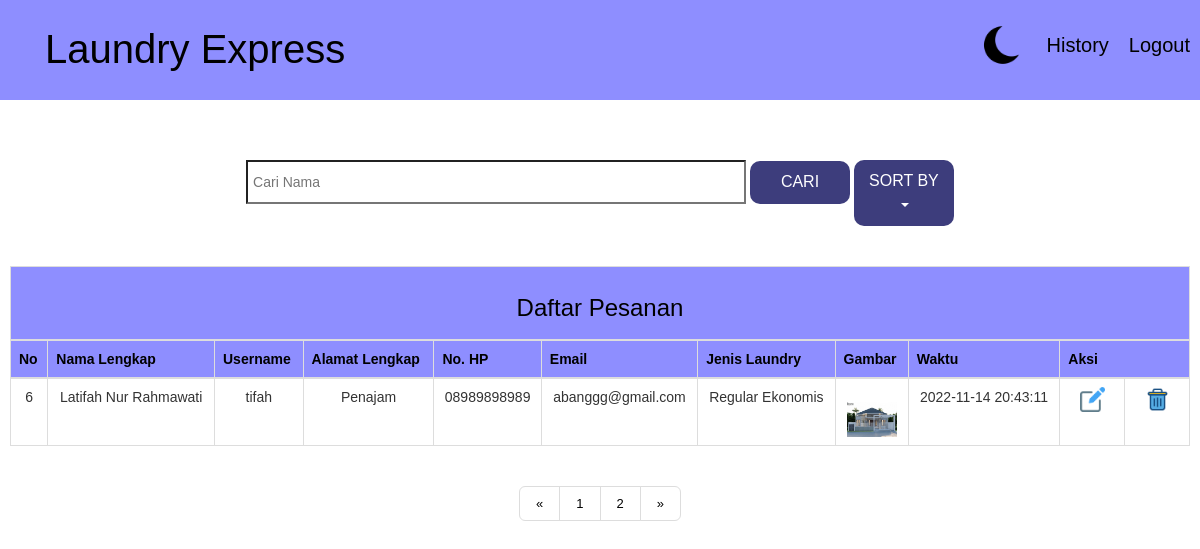
The page /beranda-admin.php?halaman=2 on the database as committed earlier.
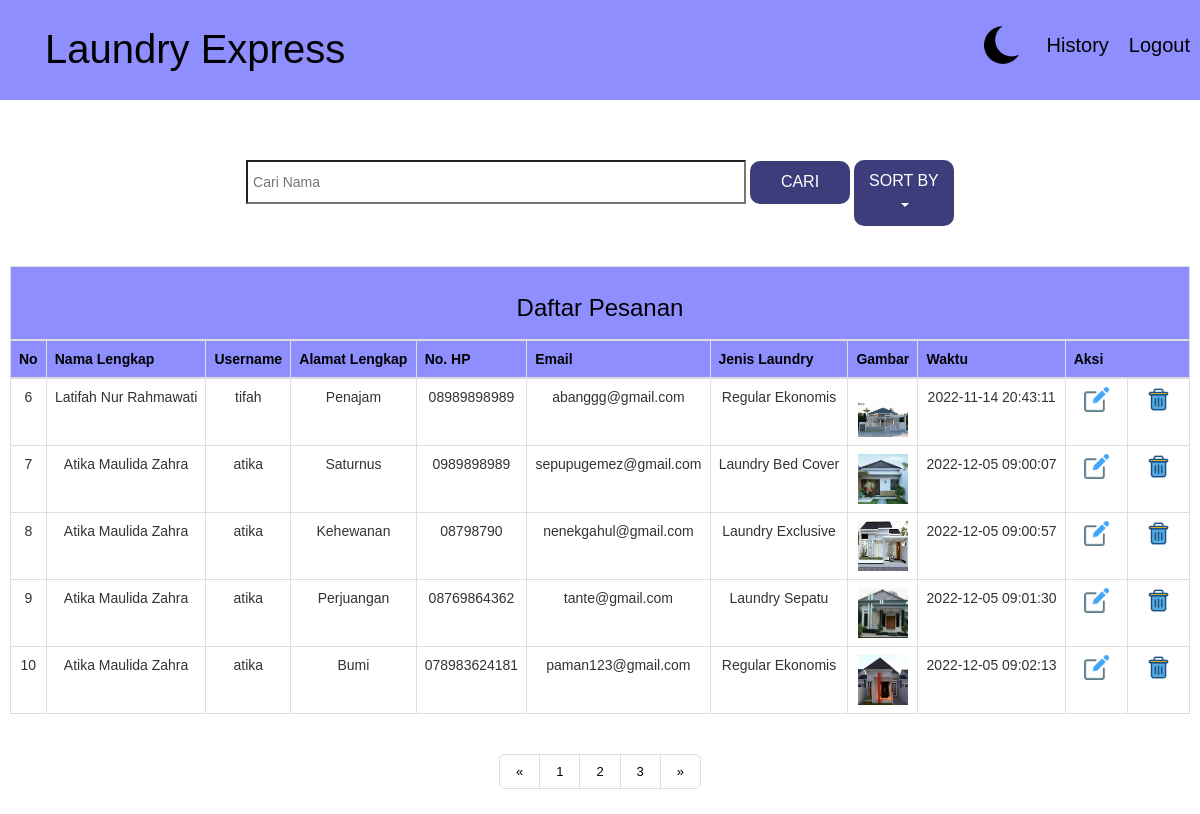
The same page on the database as committed later.
### tables this page shows
CREATE TABLE `laundry` (
  `id` int(11) NOT NULL,
  `id_user` int(11) NOT NULL,
  `nama` varchar(100) NOT NULL,
  `alamat` text NOT NULL,
  `telpon` varchar(25) NOT NULL,
  `email` varchar(100) NOT NULL,
  `jenis` varchar(100) NOT NULL
);

CREATE TABLE `user` (
  `id_user` int(11) NOT NULL,
  `nama` varchar(255) NOT NULL,
  `username` varchar(255) NOT NULL,
  `password` text NOT NULL
);

CREATE TABLE `gambar` (
  `id_gambar` int(11) NOT NULL,
  `id` int(11) NOT NULL,
  `nama_file` varchar(64) NOT NULL,
  `file` varchar(64) NOT NULL,
  `waktu` datetime NOT NULL
);

### beranda-admin.php (the view, shortened to what the changed rows need)
<?php
require "koneksi.php";
?>
<!DOCTYPE html>
<html lang="en">
<head>
    <link rel="stylesheet" href="css/styleData.css">
    <link rel="stylesheet" href="css/stylesheet.css">
    <link rel="stylesheet" href="css/styleSearch.css">
    <link rel="stylesheet" href="css/pagination.css">
    <link rel="stylesheet" href="https://maxcdn.bootstrapcdn.com/bootstrap/3.4.1/css/bootstrap.min.css">
</head>
<body>
    <br><br>
    <br><br>
    <div class="tabel center" style="overflow-x: auto;">
        <table class="table table-bordered table-paginate" cellspacing="0" width="100%">
            <thead>
                <tr>
                    <th colspan="11" class="thead">
                        <h3 class="daftar">Daftar Pesanan</h3>
                    </th>
                </tr>
                <tr>
                    <th>No</th>
                    <th nowrap>Nama Lengkap</th>
                    <th>Username</th>
                    <th>Alamat Lengkap</th>
                    <th>No. HP</th>
                    <th>Email</th>
                    <th>Jenis Laundry</th>
                    <th>Gambar</th>
                    <th>Waktu</th>
                    <th colspan="2">Aksi</th>
                </tr>
            </thead>
            <tbody>
                <?php
                $batas = 5;
                $halaman = isset($_GET['halaman']) ?(int)$_GET['halaman'] : 1;
                $halaman_awal = ($halaman > 1) ? ($halaman * $batas) - $batas : 0;
                $query = mysqli_query($db, "SELECT * FROM laundry INNER JOIN gambar ON laundry.id=gambar.id INNER JOIN user ON laundry.id_user=user.id_user");
                $jumlah_data = mysqli_num_rows($query);
                $total_halaman = ceil($jumlah_data / $batas);
                if (isset($_GET['submit'])) {
                    $search = $_GET['search'];
                    $query = mysqli_query($db, "SELECT * FROM laundry INNER JOIN gambar ON laundry.id=gambar.id INNER JOIN user ON laundry.id_user=user.id_user WHERE username LIKE '%$search%'");;
                } elseif (isset($_GET['alamat'])) {
                    $query = mysqli_query($db, "SELECT * FROM laundry INNER JOIN gambar ON laundry.id=gambar.id INNER JOIN user ON laundry.id_user=user.id_user ORDER BY alamat ASC limit $halaman_awal, $batas");
                } elseif (isset($_GET['laundry'])) {
                    $query = mysqli_query($db, "SELECT * FROM laundry INNER JOIN gambar ON laundry.id=gambar.id INNER JOIN user ON laundry.id_user=user.id_user ORDER BY jenis ASC limit $halaman_awal, $batas");
                } elseif (isset($_GET['username'])) {
                    $query = mysqli_query($db, "SELECT * FROM laundry INNER JOIN gambar ON laundry.id=gambar.id INNER JOIN user ON laundry.id_user=user.id_user ORDER BY username ASC limit $halaman_awal, $batas");
                } elseif (isset($_GET['waktu'])) {
                    $query = mysqli_query($db, "SELECT * FROM laundry INNER JOIN gambar ON laundry.id=gambar.id INNER JOIN user ON laundry.id_user=user.id_user ORDER BY waktu ASC limit $halaman_awal, $batas");
                } else {
                    $query = mysqli_query($db, "SELECT * FROM laundry INNER JOIN gambar ON laundry.id=gambar.id INNER JOIN user ON laundry.id_user=user.id_user limit $halaman_awal, $batas");
                }
                $i = $halaman_awal + 1;
                while ($row = mysqli_fetch_assoc($query)) {
                ?>
                <tr>
                    <td><?= $i ?></td>
                    <td nowrap><?=$row['nama']?></td>
                    <td><?=$row['username']?></td>
                    <td><?=$row['alamat']?></td>
                    <td><?=$row['telpon']?></td>
                    <td><?=$row['email']?></td>
                    <td><?=$row['jenis']?></td>
                    <td><img src="gambar/<?=$row['file']?>" width="50px" height="50px" ></td>
                    <td><?=$row['waktu']?></td>
                    <td class="edit">
                        <a href="edit.php?id=<?=$row['id']?>">
                            <img src="images/edit.png" width="25px" height="25px">
                        </a>
                    </td>
                    <td class="hapus">
                        <a href="hapus.php?id=<?=$row['id']?>" onclick="return confirm('Apakah Data akan dihapus')" >
                            <img src="images/trash-can.png" width="25px" height="25px">
                        </a>
                    </td>
                </tr>
                <?php
                $i++;
                }?>
            </tbody>
        </table>
        <nav>
            <ul class="pagination justify-content-center pagination-lg">
                <?php
                    for($x=1; $x <= $total_halaman; $x++){
                        ?>
                        <li class="page-item"><a class="page-link" href="?halaman=<?php echo $x ?>"><?php echo $x; ?><span class="sr-only">(current)</span></a></li>
                        <?php
                    }
                    ?>
            </ul>
        </nav>
    </div>
</body>
</html>

Rows that differ between the two databases and show on the page:
added laundry: id_user.nama "Atika Maulida Zahra", id_user.username "atika", alamat "Saturnus", telpon "0989898989", email "sepupugemez@gmail.com", jenis "Laundry Bed Cover", gambar.file (picture), gambar.waktu "2022-12-05 09:00:07"
added laundry: id_user.nama "Atika Maulida Zahra", id_user.username "atika", alamat "Kehewanan", telpon "08798790", email "nenekgahul@gmail.com", jenis "Laundry Exclusive", gambar.file (picture), gambar.waktu "2022-12-05 09:00:57"
added laundry: id_user.nama "Atika Maulida Zahra", id_user.username "atika", alamat "Perjuangan", telpon "08769864362", email "tante@gmail.com", jenis "Laundry Sepatu", gambar.file (picture), gambar.waktu "2022-12-05 09:01:30"
added laundry: id_user.nama "Atika Maulida Zahra", id_user.username "atika", alamat "Bumi", telpon "078983624181", email "paman123@gmail.com", jenis "Regular Ekonomis", gambar.file (picture), gambar.waktu "2022-12-05 09:02:13"
Other text that changed with them:
new list line: "3"
